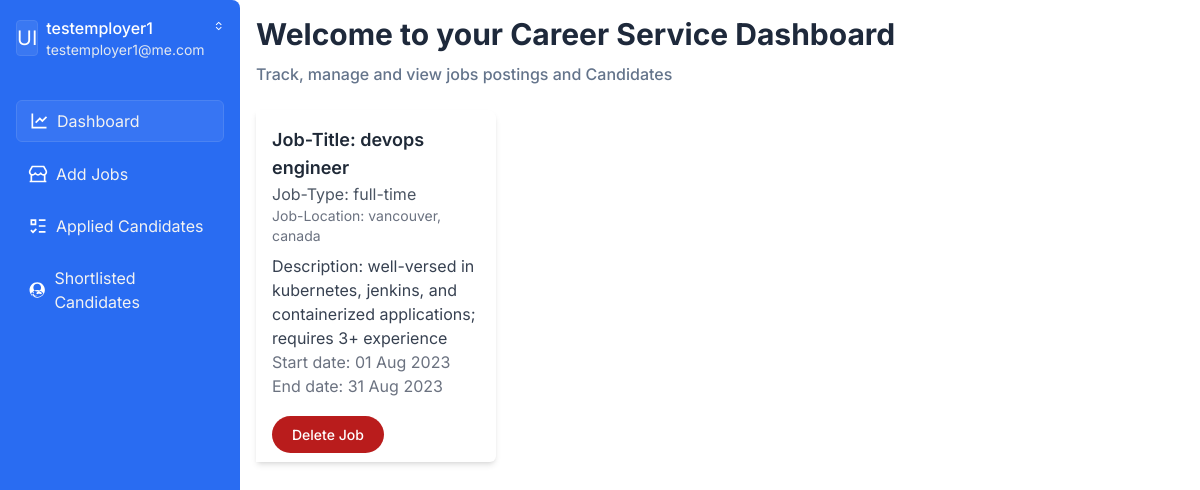
/emp_dashboard?id=2, run on the app's committed database.
### Models/User.py (models this page shows, shortened)
class User(db.Model):
    __tablename__ = 'user'
    id = db.Column(db.Integer, primary_key=True)
    username = db.Column(db.String(50), nullable=False)
    password = db.Column(db.String(150), nullable=False)
    usertype = db.Column(db.String(10), nullable=False)
    useremail = db.Column(db.String(20), nullable=False)
    selected_students = db.relationship('Student',secondary='emp_selecstu')
    applied_students = db.relationship('Student',secondary='emp_appstu')
    user_students = db.relationship('Student',secondary = 'user_stu')
    @classmethod
    def get_user_by_id(cls, id_):
        return cls.query.filter_by(id=id_).first()

### Models/JobPosting.py (models this page shows, shortened)
class JobPosting(db.Model):
    __tablename__ = 'jobposting'
    id = db.Column(db.Integer, primary_key=True, unique=True)
    title = db.Column(db.String(50), nullable=False)
    description = db.Column(db.String(500), nullable=False)
    startDate = db.Column(db.DateTime, nullable=False)
    endDate = db.Column(db.DateTime, nullable=False)
    location = db.Column(db.String(50), nullable=False)
    jobType = db.Column(db.String(10), nullable=False)
    createdByEmployer = db.relationship('User',secondary='job_emp')
    @classmethod
    def get_all_jobs(cls):
        return cls.query.all()

### app.py (the view)
@app.route('/emp_dashboard')
def emp_dashboard():
    id = request.args.get('id')
    emp = User.get_user_by_id(id)
    jobs = JobPosting.get_all_jobs()
    students = emp.applied_students
    selectedStudents = emp.selected_students
    return render_template('empDashboard.html',
                            empId=emp.id,
                            username=emp.username,
                            email=emp.useremail,
                            jobs=jobs,
                            students=students,
                            selectedStudents=selectedStudents)

### app.py (called while the page is built)
@app.template_filter('age_format')
def age_format(date_of_birth):
    age = calculate_age(date_of_birth)
    return f"{age} years"

def calculate_age(date_of_birth):
    today = datetime.today()
    age = today.year - date_of_birth.year - ((today.month, today.day) < (date_of_birth.month, date_of_birth.day))
    return age

### templates/empDashboard.html (shortened to what this page needs)
<!DOCTYPE html>
<html lang="en" >
<head>
<link rel= "stylesheet" type= "text/css" href= "{{ url_for('static',filename='styles/dashboard.css') }}">
<link rel='stylesheet' href='https://cdn.jsdelivr.net/simplemde/latest/simplemde.min.css'>
</head>
<body>
<div class="flex min-h-screen">
  <div class="w-60 rounded-br-md rounded-tr-lg bg-primary p-4 antialiased">
    <div class="flex items-center gap-2">
      <div class="grid h-9 w-9 place-content-center rounded border border-primary-light bg-primary-light/50 text-xl text-white">UI</div>
      <div class="">
        <p class="font-medium text-white">{{username}}</p>
        <p class="text-sm text-slate-200">{{email}}</p>
      </div>
      <svg class="ml-auto h-5 w-5 self-start fill-white" viewBox="0 0 24 24"><path d="M18.2073 9.04304 12.0002 2.83594 5.79312 9.04304 7.20733 10.4573 12.0002 5.66436 16.7931 10.4573 18.2073 9.04304ZM5.79297 14.9574 12.0001 21.1646 18.2072 14.9574 16.793 13.5432 12.0001 18.3361 7.20718 13.5432 5.79297 14.9574Z"></path></svg>
    </div>
    <ul class="mt-10 flex w-full flex-col gap-3">
      <li>
        <a href="#" id="dashboard" class="flex items-center gap-2 rounded-md border border-primary-light bg-primary-light/40 hover:bg-primary-light/40 px-3 py-2 text-primary-white">
          <svg class="h-5 w-5 fill-white" xmlns="http://www.w3.org/2000/svg" viewBox="0 0 24 24"><path d="M5 3V19H21V21H3V3H5ZM20.2929 6.29289L21.7071 7.70711L16 13.4142L13 10.415L8.70711 14.7071L7.29289 13.2929L13 7.58579L16 10.585L20.2929 6.29289Z"></path></svg>
          Dashboard
        </a>
      </li>
      <li>
        <a href="#" id="addJob" class="flex items-center gap-2 rounded-md px-3 py-2 text-primary-white hover:bg-primary-light/40">
          Add Jobs
        </a>
      </li>
      <li>
        <a id="allCandidates" href="#" class="flex items-center gap-2 rounded-md px-3 py-2 text-primary-white hover:bg-primary-light/60">
          Applied Candidates
        </a>
      </li>
      <li>
        <a id="selectedCandidates" href="#" class="flex items-center gap-2 rounded-md px-3 py-2 text-primary-white hover:bg-primary-light/60">
          Shortlisted Candidates
        </a>
      </li>
    </ul>
  </div>
  <br>
  <div class="bg-white p-4">
      <h2 class="text-3xl font-bold text-slate-800">Welcome to your Career Service Dashboard</h2>
      <p style="margin-top: 10px;" class="font-medium text-slate-500">Track, manage and view jobs postings and Candidates</p> <br>
      <div id="listings" class="grid grid-cols-4 gap-4">
        {% for job in jobs %}
          <div class="bg-white shadow-md p-4 w-60 rounded-br-md rounded-tr-lg bg-primary antialiased">
            <h3 class="text-lg font-semibold text-gray-800">Job-Title: {{ job.title }}</h3>
            <p class="text-gray-600">Job-Type: {{ job.jobType }}</p>
            <p class="text-sm text-gray-500">Job-Location: {{ job.location }}</p>
            <p class="mt-2 text-md text-gray-700">
              Description: {{ job.description }}
            </p>
            <p class="text-gray-500">Start date: {{ job.startDate.strftime('%d %b %Y') }}</p>
            <p class="text-gray-500">End date: {{ job.endDate.strftime('%d %b %Y') }}</p><br>
            <a target="_blank" style="cursor: pointer;" class="deleteJobPosting text-white bg-red-700 hover:bg-red-800 focus:outline-none focus:ring-4 focus:ring-red-300 font-medium rounded-full text-sm px-5 py-2.5 text-center mr-2 mb-2 dark:bg-red-600 dark:hover:bg-red-700 dark:focus:ring-red-900" data-job-id={{ job.id }}>Delete Job</a>
          </div>
        {% endfor %}
      </div>
    <br>
  </div>
</div>
<script src='https://cdn.tailwindcss.com'></script>
</body>
</html>

### data on the page
User: username "testemployer1", useremail "testemployer1@me.com"
JobPosting: title "devops engineer", jobType "full-time", location "vancouver, canada", description "well-versed in kubernetes, jenkins, and containerized applications; requires 3+ experience", startDate "01 Aug 2023", endDate "31 Aug 2023"
